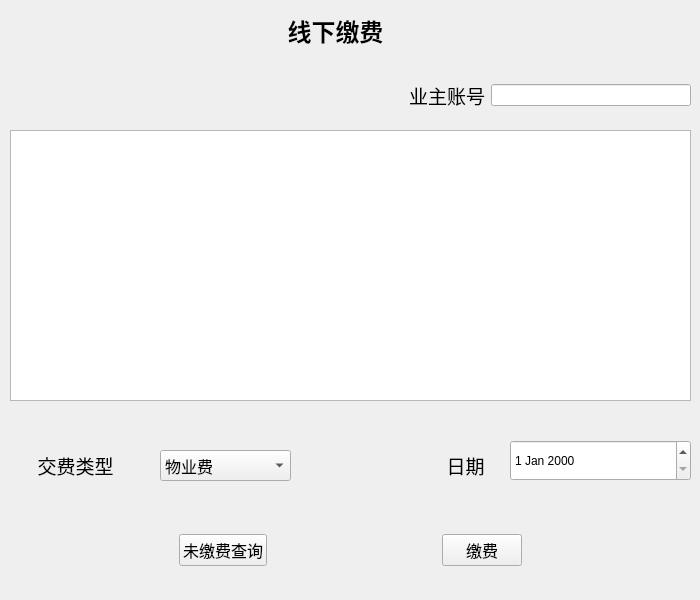
<?xml version="1.0" encoding="UTF-8"?>
<ui version="4.0">
 <class>wuyexianxiashoufei</class>
 <widget class="QWidget" name="wuyexianxiashoufei">
  <property name="geometry">
   <rect>
    <x>0</x>
    <y>0</y>
    <width>700</width>
    <height>600</height>
   </rect>
  </property>
  <property name="windowTitle">
   <string>Form</string>
  </property>
  <property name="styleSheet">
   <string notr="true">background-image: url();</string>
  </property>
  <widget class="QWidget" name="layoutWidget">
   <property name="geometry">
    <rect>
     <x>10</x>
     <y>530</y>
     <width>681</width>
     <height>41</height>
    </rect>
   </property>
   <layout class="QHBoxLayout" name="horizontalLayout_6">
    <item>
     <spacer name="horizontalSpacer_8">
      <property name="orientation">
       <enum>Qt::Horizontal</enum>
      </property>
      <property name="sizeHint" stdset="0">
       <size>
        <width>40</width>
        <height>20</height>
       </size>
      </property>
     </spacer>
    </item>
    <item>
     <widget class="QPushButton" name="pushButton">
      <property name="font">
       <font>
        <family>Agency FB</family>
        <pointsize>12</pointsize>
       </font>
      </property>
      <property name="text">
       <string>未缴费查询</string>
      </property>
     </widget>
    </item>
    <item>
     <spacer name="horizontalSpacer_9">
      <property name="orientation">
       <enum>Qt::Horizontal</enum>
      </property>
      <property name="sizeHint" stdset="0">
       <size>
        <width>40</width>
        <height>20</height>
       </size>
      </property>
     </spacer>
    </item>
    <item>
     <widget class="QPushButton" name="pushButton_2">
      <property name="font">
       <font>
        <family>Agency FB</family>
        <pointsize>12</pointsize>
       </font>
      </property>
      <property name="text">
       <string>缴费</string>
      </property>
     </widget>
    </item>
    <item>
     <spacer name="horizontalSpacer_10">
      <property name="orientation">
       <enum>Qt::Horizontal</enum>
      </property>
      <property name="sizeHint" stdset="0">
       <size>
        <width>40</width>
        <height>20</height>
       </size>
      </property>
     </spacer>
    </item>
   </layout>
  </widget>
  <widget class="QTableView" name="tableView">
   <property name="geometry">
    <rect>
     <x>10</x>
     <y>130</y>
     <width>681</width>
     <height>271</height>
    </rect>
   </property>
  </widget>
  <widget class="QWidget" name="layoutWidget_2">
   <property name="geometry">
    <rect>
     <x>10</x>
     <y>70</y>
     <width>681</width>
     <height>51</height>
    </rect>
   </property>
   <layout class="QHBoxLayout" name="horizontalLayout_7">
    <item>
     <spacer name="horizontalSpacer_12">
      <property name="orientation">
       <enum>Qt::Horizontal</enum>
      </property>
      <property name="sizeHint" stdset="0">
       <size>
        <width>40</width>
        <height>20</height>
       </size>
      </property>
     </spacer>
    </item>
    <item>
     <spacer name="horizontalSpacer_13">
      <property name="orientation">
       <enum>Qt::Horizontal</enum>
      </property>
      <property name="sizeHint" stdset="0">
       <size>
        <width>40</width>
        <height>20</height>
       </size>
      </property>
     </spacer>
    </item>
    <item>
     <widget class="QLabel" name="label_5">
      <property name="text">
       <string>&lt;html&gt;&lt;head/&gt;&lt;body&gt;&lt;p align=&quot;center&quot;&gt;&lt;span style=&quot; font-size:14pt;&quot;&gt;业主账号&lt;/span&gt;&lt;/p&gt;&lt;/body&gt;&lt;/html&gt;</string>
      </property>
     </widget>
    </item>
    <item>
     <widget class="QLineEdit" name="lineEdit_4"/>
    </item>
   </layout>
  </widget>
  <widget class="QLabel" name="label">
   <property name="geometry">
    <rect>
     <x>-10</x>
     <y>0</y>
     <width>691</width>
     <height>61</height>
    </rect>
   </property>
   <property name="styleSheet">
    <string notr="true">background-image: url();</string>
   </property>
   <property name="text">
    <string>&lt;html&gt;&lt;head/&gt;&lt;body&gt;&lt;p align=&quot;center&quot;&gt;&lt;span style=&quot; font-size:18pt; font-weight:600;&quot;&gt;线下缴费&lt;/span&gt;&lt;/p&gt;&lt;/body&gt;&lt;/html&gt;</string>
   </property>
  </widget>
  <widget class="QLabel" name="label_6">
   <property name="geometry">
    <rect>
     <x>10</x>
     <y>450</y>
     <width>131</width>
     <height>31</height>
    </rect>
   </property>
   <property name="text">
    <string>&lt;html&gt;&lt;head/&gt;&lt;body&gt;&lt;p align=&quot;center&quot;&gt;&lt;span style=&quot; font-size:14pt;&quot;&gt;交费类型&lt;/span&gt;&lt;/p&gt;&lt;/body&gt;&lt;/html&gt;</string>
   </property>
  </widget>
  <widget class="QLabel" name="label_7">
   <property name="geometry">
    <rect>
     <x>400</x>
     <y>450</y>
     <width>131</width>
     <height>31</height>
    </rect>
   </property>
   <property name="text">
    <string>&lt;html&gt;&lt;head/&gt;&lt;body&gt;&lt;p align=&quot;center&quot;&gt;&lt;span style=&quot; font-size:14pt;&quot;&gt;日期&lt;/span&gt;&lt;/p&gt;&lt;/body&gt;&lt;/html&gt;</string>
   </property>
  </widget>
  <widget class="QComboBox" name="comboBox">
   <property name="geometry">
    <rect>
     <x>160</x>
     <y>450</y>
     <width>131</width>
     <height>31</height>
    </rect>
   </property>
   <property name="font">
    <font>
     <family>Agency FB</family>
     <pointsize>12</pointsize>
    </font>
   </property>
   <item>
    <property name="text">
     <string>物业费</string>
    </property>
   </item>
   <item>
    <property name="text">
     <string>车位费</string>
    </property>
   </item>
   <item>
    <property name="text">
     <string>维修费</string>
    </property>
   </item>
  </widget>
  <widget class="QDateEdit" name="dateEdit">
   <property name="geometry">
    <rect>
     <x>510</x>
     <y>440</y>
     <width>181</width>
     <height>41</height>
    </rect>
   </property>
  </widget>
 </widget>
 <resources/>
 <connections/>
</ui>
